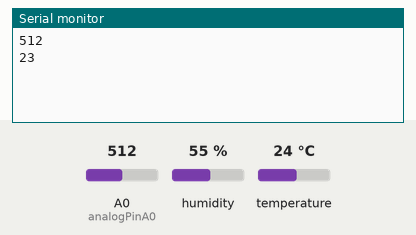
A sketch run on a simulated ESP8266 (NodeMCU). On the bench: the last lines printed to the serial monitor. Inputs (shaded band) come from the test bench; at power-on: A0 (analogPinA0) = 512, humidity 55 %, temperature 24 °C. WiFi joins after 1.5 s; servers stay silent unless stated.

Above: at 3.0 s.
3.1 s: A0 (analogPinA0) set to 716
At 4.4 s:
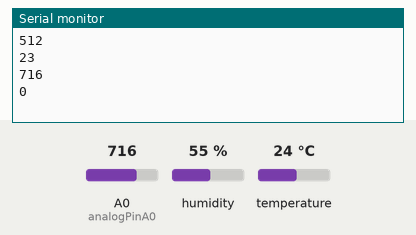
4.6 s: A0 (analogPinA0) set to 900
At 5.6 s:
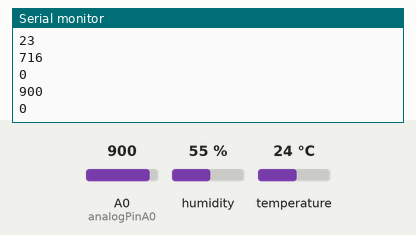
Timing chart, 0 to 7.6 s (numbered marks = the images above; inputs shaded):
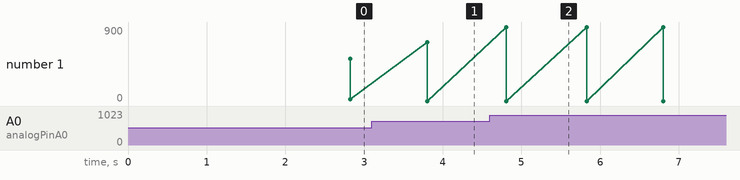

Measured:
- after the input at 3.1 s, the serial monitor: prints a new line after 0.70 s (image 1)
- after the input at 4.6 s, the serial monitor: prints a new line after 0.20 s (image 2)
- plotted number 1: 23 → 0 after the input at 3.1 s

The sketch:

final2.ino
```cpp
#define BLYNK_TEMPLATE_ID "TMPLYuKgeoSI"
#define BLYNK_DEVICE_NAME "AKU"
#define BLYNK_AUTH_TOKEN "SUVDPZxWnCFbSOBFKriSbLCooJyV07c5"

#define BLYNK_PRINT Serial
#include <ESP8266WiFi.h>
#include <BlynkSimpleEsp8266.h>
#include "DHT.h"
#define data D3
#define DHTTYPE DHT11

char auth[] = BLYNK_AUTH_TOKEN;
char ssid[] = "Rumah 🏠 🐈";
char pass[] = "12346789";

const int analogPinA0 = A0;

BlynkTimer timer;
int sensorData;
int output;
float suhu, lembab;
DHT dht(data, DHTTYPE);

void sendSensor()
{

  sensorData = analogRead(A0); //reading the sensor on A0

  if ( isnan(sensorData) ){
    Serial.println("Failed to read from Hygrometer Soil Moisture sensor!");
    return;
  } else {
    Serial.println(sensorData);
    // When the plant is watered well the sensor will read a value 380~400, I will keep the 400
    // value but if you want you can change it below.

    sensorData = constrain(sensorData,239,595);  //Keep the ranges!
    output = map(sensorData,239,595,100,0);  //Map value : 400 will be 100 and 1023 will be 0
     Serial.println(output);

    Blynk.virtualWrite(V2, output);
      if (output > 90){
       Blynk.logEvent("tanah_sangat");
      } else if(output > 80){
       Blynk.logEvent("tanah_cukup");
      } else if(output > 70){
       Blynk.logEvent("tanah_layak");
      } else if(output > 30){
       Blynk.logEvent("tanah_tidaklayak");
      } else if (output > 10){
       Blynk.logEvent("tanah_buruk");
      }
  }

}

void getSuhu()
{

  sensorData = data; //reading the sensor on A0

  if ( isnan(sensorData) ){
    Serial.println("Failed to read from DHT sensor!");
    return;
  } else {
    suhu = dht.readTemperature();
    lembab = dht.readHumidity();
    // When the plant is watered well the sensor will read a value 380~400, I will keep the 400
    // value but if you want you can change it below.

    // sensorData = constrain(sensorData,239,595);  //Keep the ranges!
    // output = map(sensorData,239,595,100,0);  //Map value : 400 will be 100 and 1023 will be 0

    Blynk.virtualWrite(V0, suhu);
    Blynk.virtualWrite(V1, lembab);

    if (suhu > 24 && suhu < 30){
       Blynk.logEvent("suhu_sangat_baik");
      }
  }
}

void setup()
{
  // Debug console
  Serial.begin(9600);

  Blynk.begin(auth, ssid, pass);
  dht.begin();
  timer.setInterval(1000L, getSuhu);
  timer.setInterval(1000L, sendSensor);
}

void loop()
{
  Blynk.run();
  timer.run();
  }
```
